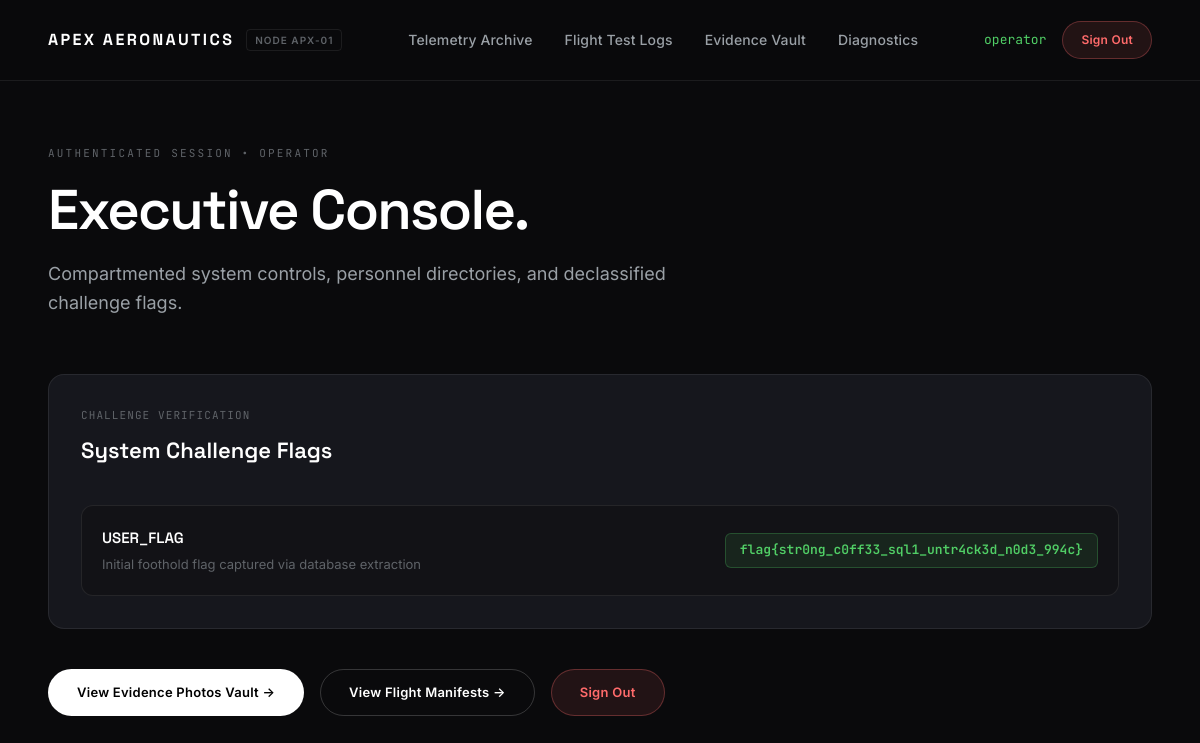
The page /dashboard (signed in) on the database as committed earlier.
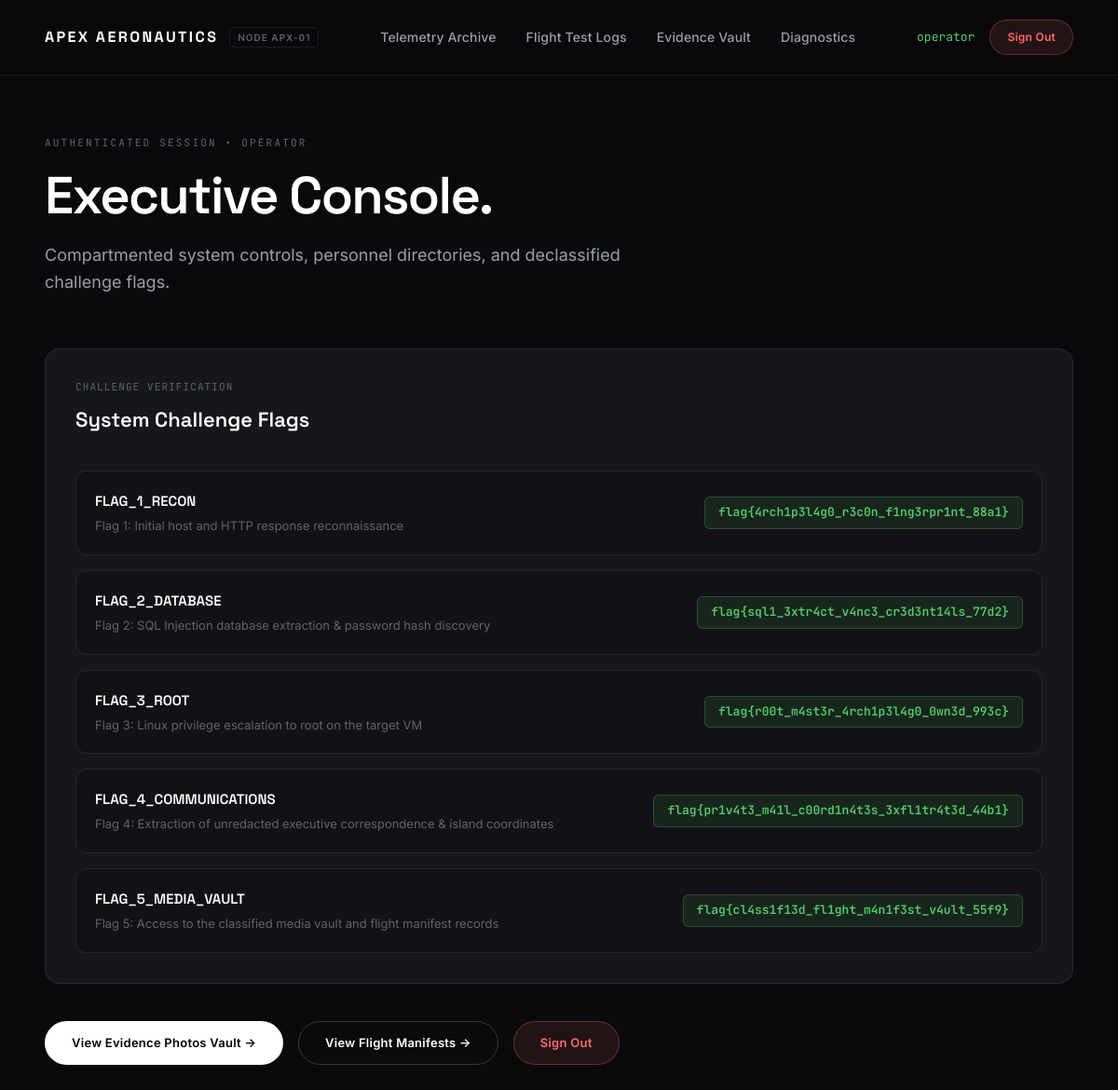
The same page on the database as committed later.
### tables this page shows
CREATE TABLE system_flags (
    id INTEGER PRIMARY KEY AUTOINCREMENT,
    flag_name TEXT UNIQUE NOT NULL,
    flag_value TEXT NOT NULL,
    description TEXT NOT NULL
);

### app/routes/main.py (the view)
@router.get("/dashboard", response_class=HTMLResponse)
async def dashboard_page(request: Request):
    user = get_current_user(request)
    if not user:
        return RedirectResponse(
            url="/login?next=/dashboard",
            status_code=status.HTTP_302_FOUND,
        )
    context = get_base_context(request, "EXECUTIVE CONSOLE")
    users = query_all("SELECT id, username, role, created_at, last_login FROM users ORDER BY id ASC")
    flags = query_all("SELECT flag_name, flag_value, description FROM system_flags ORDER BY id ASC")
    context.update({
        "users": users,
        "flags": flags,
    })
    return templates.TemplateResponse(
        request=request,
        name="dashboard.html",
        context=context,
    )

### templates/dashboard.html
{% extends "base.html" %}
{% block content %}
<div class="sq-hero">
  <div class="sq-kicker">Authenticated Session &bull; {{ current_user.username }}</div>
  <h1 class="sq-hero-title">Executive Console.</h1>
  <p class="sq-hero-sub">
    Compartmented system controls, personnel directories, and declassified challenge flags.
  </p>
</div>
<div class="sq-card" style="margin-bottom: 40px;">
  <div class="sq-tag" style="margin-bottom: 12px;">Challenge Verification</div>
  <h2 class="sq-card-title">System Challenge Flags</h2>
  <div style="display: flex; flex-direction: column; gap: 16px; margin-top: 24px;">
    {% for f in flags %}
    <div style="background: var(--bg-surface); border: 1px solid var(--border); border-radius: 12px; padding: 20px; display: flex; justify-content: space-between; align-items: center; flex-wrap: wrap; gap: 16px;">
      <div>
        <div style="font-family: var(--font-display); font-size: 15px; font-weight: 600; color: #ffffff;">{{ f.flag_name }}</div>
        <div style="font-size: 13px; color: var(--text-muted); margin-top: 4px;">{{ f.description }}</div>
      </div>
      <div style="font-family: var(--font-mono); font-size: 13px; font-weight: 600; color: var(--accent-green); background: rgba(81, 207, 102, 0.1); border: 1px solid rgba(81, 207, 102, 0.25); padding: 6px 14px; border-radius: 6px;">
        {{ f.flag_value }}
      </div>
    </div>
    {% endfor %}
  </div>
</div>
<div style="display: flex; gap: 16px; flex-wrap: wrap;">
  <a href="/photos" class="sq-btn sq-btn-primary">View Evidence Photos Vault &rarr;</a>
  <a href="/flights" class="sq-btn sq-btn-secondary">View Flight Manifests &rarr;</a>
  <a href="/logout" class="sq-btn sq-btn-danger">Sign Out</a>
</div>
{% endblock %}

Rows that differ between the two databases and show on the page:
removed system_flags: flag_name "USER_FLAG", description "Initial foothold flag captured via database extraction", flag_value "flag{str0ng_c0ff33_sql1_untr4ck3d_n0d3_994c}"
added system_flags: flag_name "FLAG_1_RECON", description "Flag 1: Initial host and HTTP response reconnaissance", flag_value "flag{4rch1p3l4g0_r3c0n_f1ng3rpr1nt_88a1}"
added system_flags: flag_name "FLAG_2_DATABASE", description "Flag 2: SQL Injection database extraction & password hash discovery", flag_value "flag{sql1_3xtr4ct_v4nc3_cr3d3nt14ls_77d2}"
added system_flags: flag_name "FLAG_3_ROOT", description "Flag 3: Linux privilege escalation to root on the target VM", flag_value "flag{r00t_m4st3r_4rch1p3l4g0_0wn3d_993c}"
added system_flags: flag_name "FLAG_4_COMMUNICATIONS", description "Flag 4: Extraction of unredacted executive correspondence & island coordinates", flag_value "flag{pr1v4t3_m41l_c00rd1n4t3s_3xfl1tr4t3d_44b1}"
added system_flags: flag_name "FLAG_5_MEDIA_VAULT", description "Flag 5: Access to the classified media vault and flight manifest records", flag_value "flag{cl4ss1f13d_fl1ght_m4n1f3st_v4ult_55f9}"
